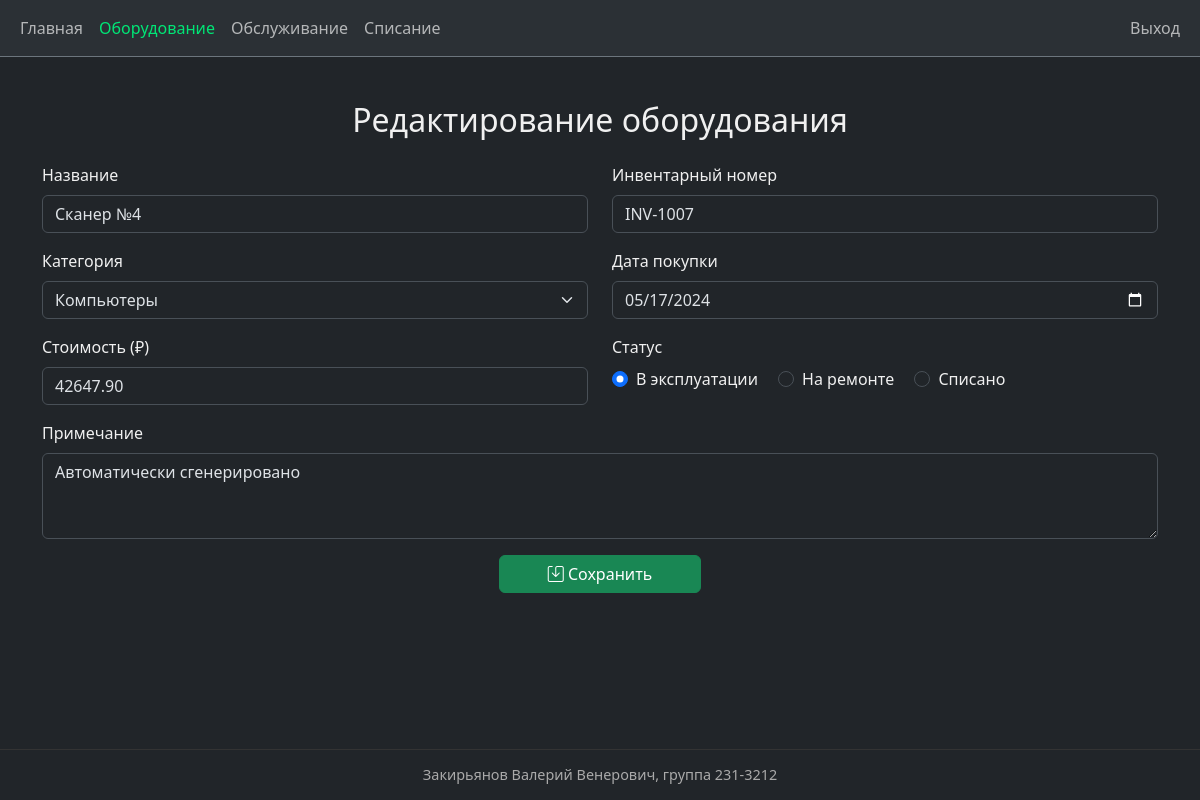
The app's page /equipment/8/edit (signed in), older data.
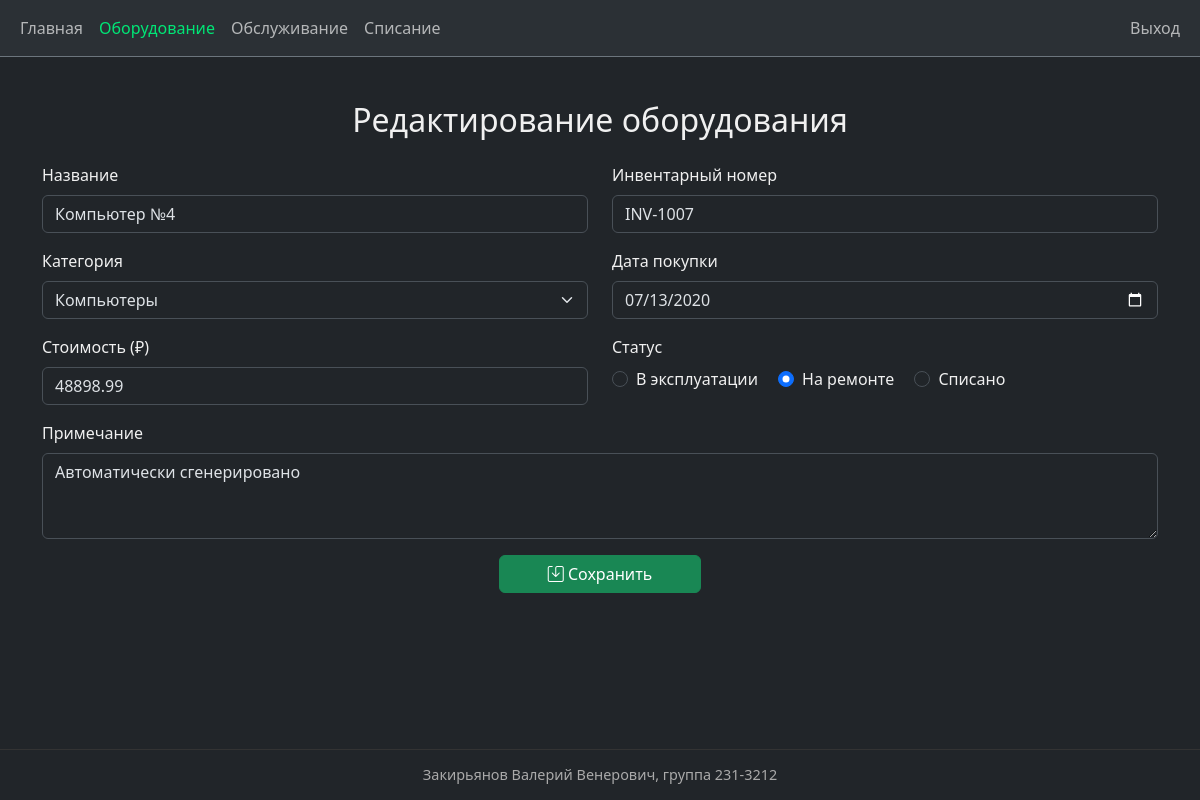
The same page, newer data.
### app/models.py (models this page shows)
class Equipment(db.Model):
    id = db.Column(db.Integer, primary_key=True)
    name = db.Column(db.String(100), nullable=False)
    inventory_number = db.Column(db.String(50), unique=True, nullable=False)
    category_id = db.Column(db.Integer, db.ForeignKey('category.id'), nullable=False)
    purchase_date = db.Column(db.Date, nullable=False)
    price = db.Column(db.Numeric(10, 2), nullable=False)
    status = db.Column(db.Enum('active', 'repair', 'disposed', name='status_enum'), nullable=False)
    note = db.Column(db.Text)
    image_id = db.Column(db.Integer, db.ForeignKey('image.id'))
    maintenance = db.relationship('Maintenance', backref='equipment', cascade="all, delete")
    disposal = db.relationship('Disposal', backref='equipment', uselist=False, cascade="all, delete")
    responsibles = db.relationship('User', secondary=roles, backref='assigned_equipment')

### app/routes/equipment.py (the view, shortened to what this page needs)
@bp.route('/<int:id>/edit', methods=['GET', 'POST'])
@login_required
def edit_equipment(id):
    equipment = Equipment.query.get_or_404(id)
    if current_user.role != 'admin':
        flash('У вас недостаточно прав.', 'danger')
        return redirect(url_for('equipment.view_equipment', id=id))
    form = EquipmentForm(obj=equipment)
    form.category.choices = [(c.id, c.name) for c in Category.query.all()]
    return render_template('equipment_form.html', form=form, edit_mode=True, active='equipment')

### app/forms.py
class EquipmentForm(FlaskForm):
    name = StringField('Название', validators=[DataRequired()])
    inventory_number = StringField('Инвентарный номер', validators=[DataRequired()])
    category = SelectField('Категория', coerce=int, validators=[DataRequired()])
    purchase_date = DateField('Дата покупки', validators=[DataRequired()])
    price = DecimalField('Стоимость', validators=[DataRequired(), NumberRange(min=0)])
    status = RadioField('Статус', choices=[('active', 'В эксплуатации'), ('repair', 'На ремонте'), ('disposed', 'Списано')], default='active', validators=[DataRequired()])
    note = TextAreaField('Примечание', validators=[Optional()])
    image = FileField('Фотография', validators=[Optional(), FileAllowed(['jpg', 'jpeg', 'png'])])

### app/templates/equipment_form.html (shortened to what this page needs)
{% extends 'base.html' %}
{% block content %}
<h2 class="mb-4 text-center">
    {{ 'Редактирование' if edit_mode else 'Добавление' }} оборудования
</h2>
<form action="" method="POST" enctype="multipart/form-data" class="needs-validation" novalidate>
    <div class="row">
        <div class="col-md-6 mb-3">
            <label for="name" class="form-label">Название</label>
            {{ form.name(class="form-control", placeholder="Введите название") }}
        </div>
        <div class="col-md-6 mb-3">
            <label for="inventory_number" class="form-label">Инвентарный номер</label>
            {{ form.inventory_number(class="form-control", placeholder="Уникальный номер") }}
        </div>
    </div>
    <div class="row">
        <div class="col-md-6 mb-3">
            <label for="category" class="form-label">Категория</label>
            {{ form.category(class="form-select") }}
        </div>
        <div class="col-md-6 mb-3">
            <label for="purchase_date" class="form-label">Дата покупки</label>
            {{ form.purchase_date(class="form-control") }}
        </div>
    </div>
    <div class="row">
        <div class="col-md-6 mb-3">
            <label for="price" class="form-label">Стоимость (₽)</label>
            {{ form.price(class="form-control", placeholder="10000.00") }}
        </div>
        <div class="col-md-6 mb-3">
            <label class="form-label">Статус</label><br>
            {% for subfield in form.status %}
                <div class="form-check form-check-inline">
                    {{ subfield(class="form-check-input") }}
                    <label class="form-check-label">{{ subfield.label.text }}</label>
                </div>
            {% endfor %}
        </div>
    </div>
    <div class="mb-3">
        <label for="note" class="form-label">Примечание</label>
        {{ form.note(class="form-control", rows=3) }}
    </div>
    <div class="text-center">
        <button type="submit" class="btn btn-success px-5">
            <i class="bi bi-save"></i> Сохранить
        </button>
    </div>
</form>
{% endblock %}

Row changes from the older to the newer data that the page shows:
changed Equipment "INV-1007": name "Сканер №4" → "Компьютер №4"; purchase_date "05/17/2024" → "07/13/2020"; price "42647.90" → "48898.99"
Text that changed along with them:
form field status: "☑" → "☐"
form field status: "☐" → "☑"
